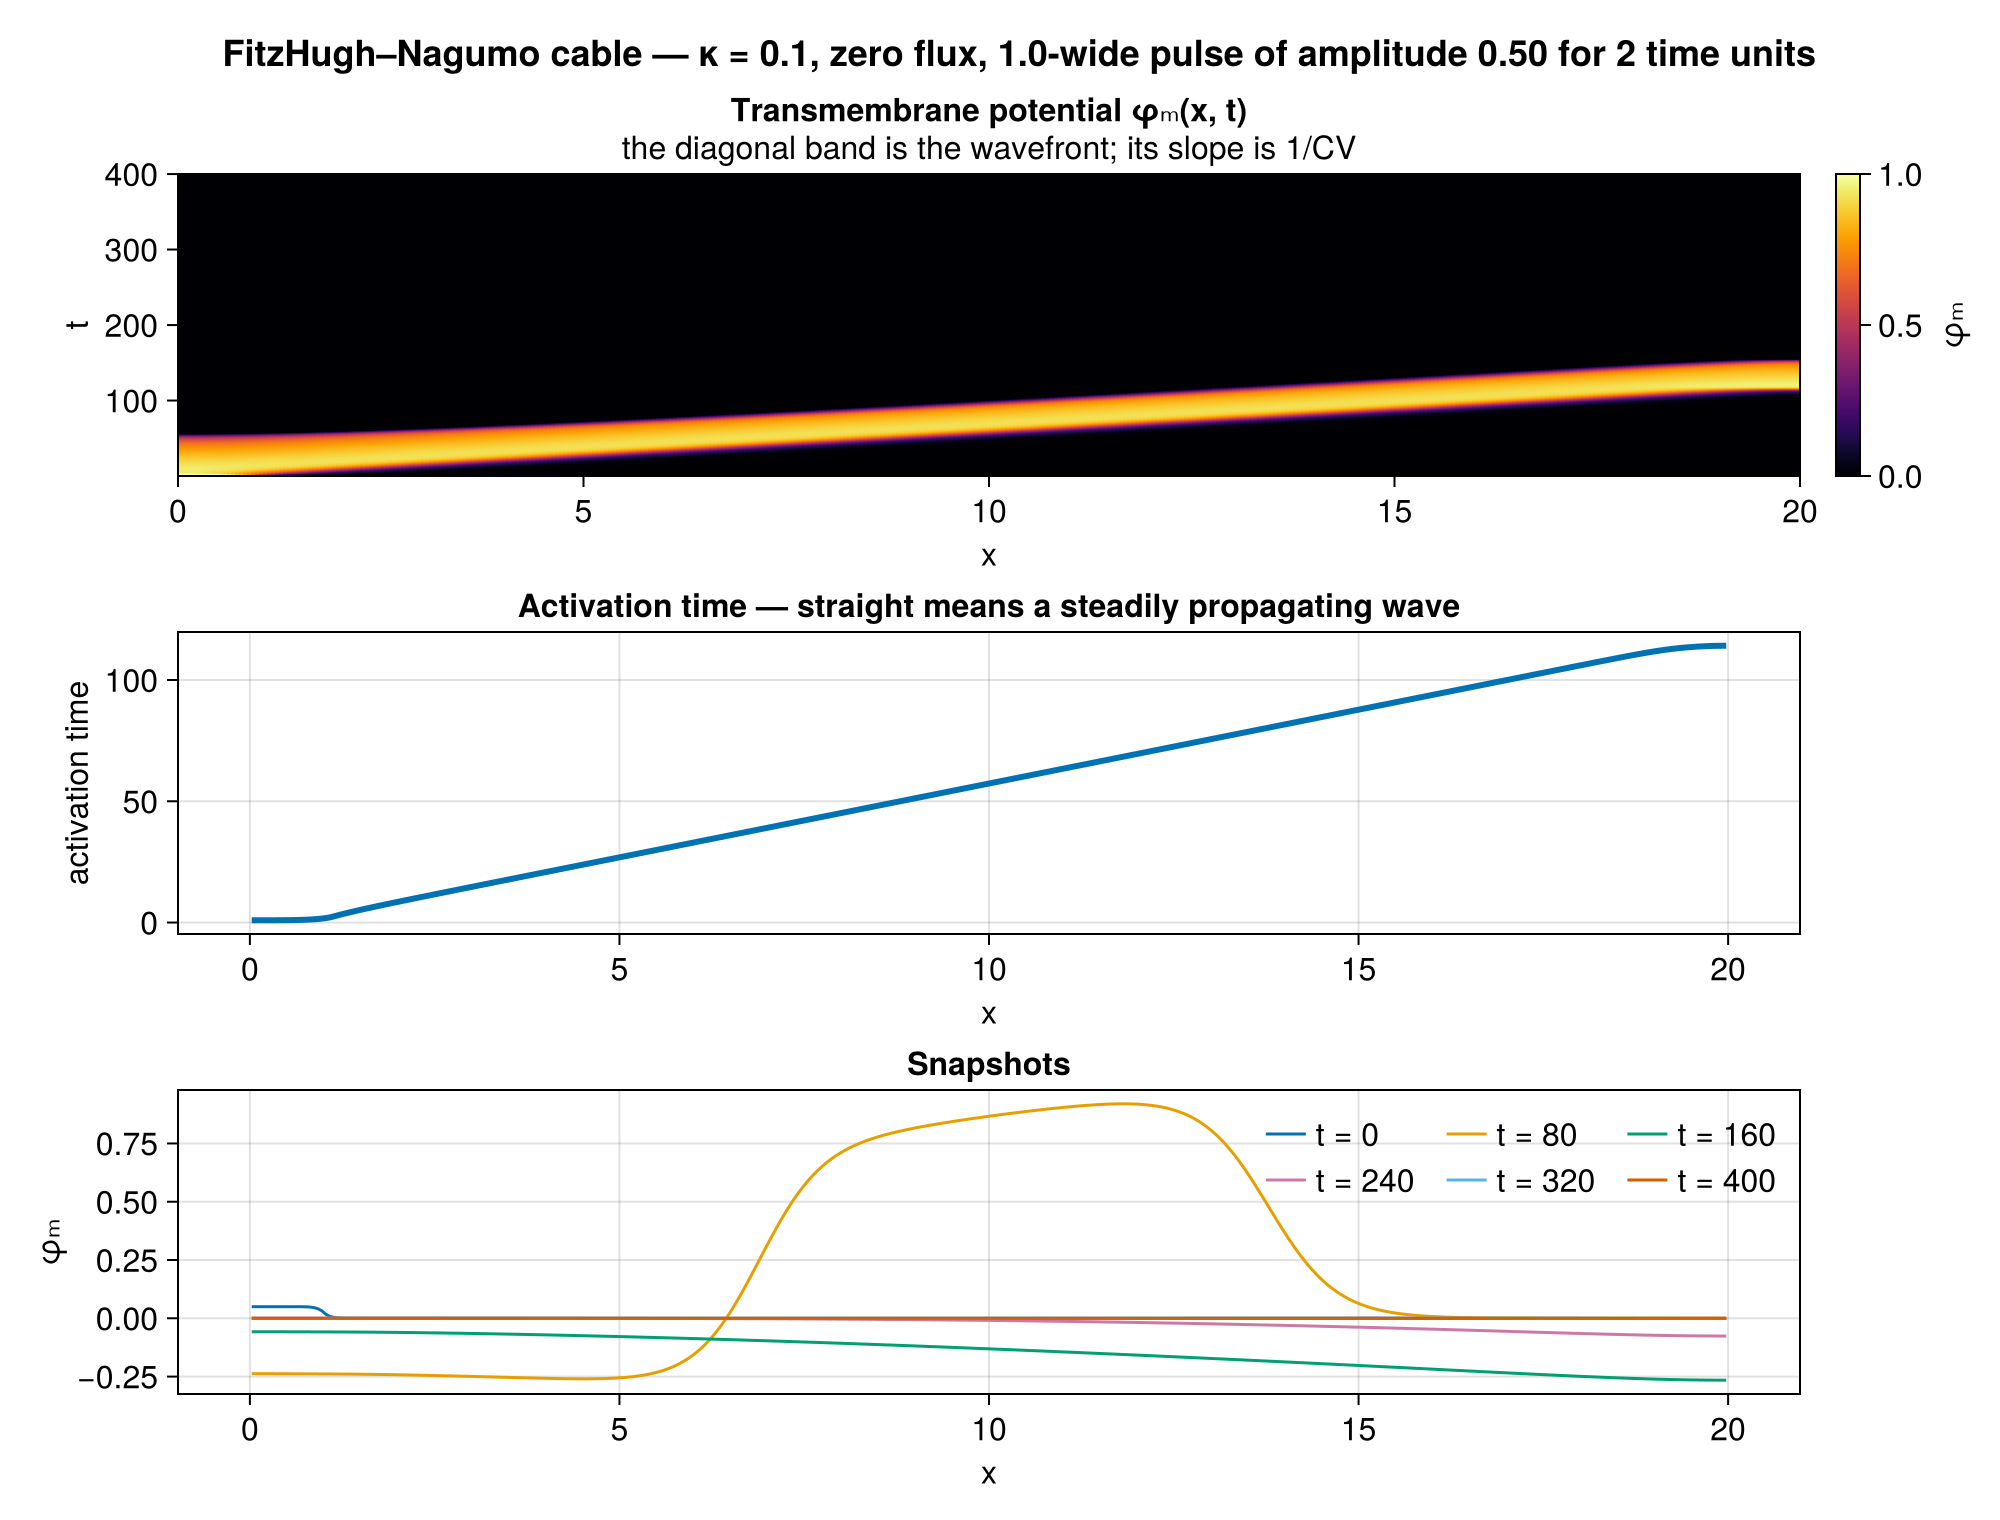

Generate this figure with Julia:
# A propagating action potential on a one-dimensional cable — the smallest complete
# Lightning problem, and the shape every larger one keeps.
#
#   χCₘ∂ₜφₘ = ∇⋅κ∇φₘ + χ(Iᵢₒₙ + Iₛₜᵢₘ),   ∂ₜs = f(φₘ, s)
#
# with FitzHugh–Nagumo kinetics, zero-flux ends, and a brief depolarizing pulse at the left
# end. The pulse pushes the leftmost nodes past FHN's excitation threshold; diffusion carries
# that above threshold at the next nodes, which fire in turn, and the result is a wave
# travelling at a speed set by the kinetics and κ rather than by anything imposed.
#
# The five lines that matter are the pipeline itself:
#
#   model = MonodomainModel(; κ, ion, stim)                    the continuous problem
#   split = ReactionDiffusionSplit(model)                      how to split it
#   f     = semidiscretize(split, FiniteDifferenceDiscretization(), grid)
#   prob  = OperatorSplittingProblem(f, create_initial_condition(f), tspan)
#   integ = init(prob, LieTrotterGodunov((Euler(), Euler())); dt)
#
# Run with:  julia --project=examples -t auto examples/cable_1d.jl

using Pkg
Pkg.activate(@__DIR__)

using Lightning
using CytoZoo: FHNModel
using OrdinaryDiffEqLowOrderRK: Euler
using CairoMakie, Printf

#--------------------------------------------------------------------------------# Problem

const L = 20.0                # cable length
const NCELLS = 400
const κ = 0.1                 # conductivity; χ = Cₘ = 1, so the diffusivity is κ itself
const DT = 0.005
const TEND = 400.0

const STIM_AMPLITUDE = 0.5    # positive is depolarizing — see AbstractStimulationProtocol
const STIM_WIDTH = 1.0
const STIM_DURATION = 2.0
const THRESHOLD = 0.5         # φₘ runs over roughly [0, 1]; halfway marks activation
const SAMPLE_EVERY = 20       # store φₘ every 0.1 time units for the space-time map

"""
Assemble the cable: zero-flux grid, FHN kinetics, and a brief pulse at the left end.

`nonzero_intervals` lets the diffusion right-hand side skip the stimulus evaluation
entirely once the pulse is over, which is 99.5% of this run. FHN's own stimulus stays at
its zero default: in tissue the stimulus belongs to the diffusion half, and the two sign
conventions are opposite.
"""
function build_cable()
    grid = CartesianGrid(((0.0, L),), (NCELLS,); bc=((Neumann(), Neumann()),))
    stim = TransmembraneStimulationProtocol(
        (x, t) -> (t <= STIM_DURATION && x[1] <= STIM_WIDTH) ? STIM_AMPLITUDE : 0.0;
        nonzero_intervals=((0.0, STIM_DURATION),),
    )
    model = MonodomainModel(; κ, ion=FHNModel(), stim)
    return semidiscretize(
        ReactionDiffusionSplit(model), FiniteDifferenceDiscretization(), grid
    )
end

"""
Step the cable to `TEND`, recording the first threshold crossing at every node and a
snapshot of φₘ every `SAMPLE_EVERY` steps.

The operator-splitting integrator does not implement the SciML solution interface, so
output is driven by stepping it directly (`SciMLIterators.TimeChoiceIterator` is the other
option when the sample times are known in advance).
"""
function run_cable(f)
    integrator = init(
        OperatorSplittingProblem(f, create_initial_condition(f), (0.0, TEND)),
        LieTrotterGodunov((Euler(), Euler()));
        dt=DT,
    )

    activation = fill(NaN, NCELLS)
    frames = Vector{Float64}[]
    times = Float64[]
    nstep = 0

    while integrator.t < TEND - DT / 2
        step!(integrator, DT, true)
        nstep += 1
        φ = getvariable(integrator.u, f, :φₘ)
        @inbounds for i in eachindex(activation)
            isnan(activation[i]) && φ[i] > THRESHOLD && (activation[i] = integrator.t)
        end
        if nstep % SAMPLE_EVERY == 0
            push!(frames, collect(φ))
            push!(times, integrator.t)
        end
    end

    return (; activation, frames, times, φ_final=collect(getvariable(integrator.u, f, :φₘ)))
end

#--------------------------------------------------------------------------------# Reporting

function report(result, xs)
    activated = count(!isnan, result.activation)
    @printf "  %d/%d nodes activated\n" activated NCELLS
    if activated == NCELLS
        cv = (xs[end] - xs[1]) / (result.activation[end] - result.activation[1])
        @printf "  activation %.2f → %.2f, conduction velocity %.4f length units per time unit\n" result.activation[1] result.activation[end] cv
        @printf "  monotone in x: %s\n" all(>=(0), diff(result.activation))
    end
    lo, hi = extrema(result.φ_final)
    @printf "  final φₘ ∈ [%.4f, %.4f]\n" lo hi
    return nothing
end

function figure(result, xs, path)
    fig = Figure(; size=(1000, 760), fontsize=16)

    ax1 = Axis(
        fig[1, 1];
        xlabel="x",
        ylabel="t",
        title="Transmembrane potential φₘ(x, t)",
        subtitle="the diagonal band is the wavefront; its slope is 1/CV",
    )
    hm = heatmap!(
        ax1,
        xs,
        result.times,
        reduce(hcat, result.frames);
        colormap=:inferno,
        colorrange=(0, 1),
    )
    Colorbar(fig[1, 2], hm; label="φₘ")

    ax2 = Axis(
        fig[2, 1];
        xlabel="x",
        ylabel="activation time",
        title="Activation time — straight means a steadily propagating wave",
    )
    lines!(ax2, xs, result.activation; linewidth=3, color=Makie.wong_colors()[1])

    ax3 = Axis(fig[3, 1]; xlabel="x", ylabel="φₘ", title="Snapshots")
    for k in round.(Int, range(1, length(result.frames); length=6))
        lines!(ax3, xs, result.frames[k]; label=@sprintf("t = %.0f", result.times[k]))
    end
    axislegend(ax3; position=:rt, framevisible=false, nbanks=3)

    Label(
        fig[0, 1:2],
        @sprintf(
            "FitzHugh–Nagumo cable — κ = %.3g, zero flux, %.1f-wide pulse of amplitude %.2f for %.0f time units",
            κ,
            STIM_WIDTH,
            STIM_AMPLITUDE,
            STIM_DURATION
        );
        fontsize=18,
        font=:bold,
    )
    rowgap!(fig.layout, 8)

    save(path, fig)
    return path
end

#--------------------------------------------------------------------------------

f = build_cable()
xs = [x[1] for x in node_coordinates(f)]

Δx = L / NCELLS
nstates = solution_size(f) ÷ num_nodes(f)
@printf "1D FHN cable: %d nodes over %.0f length units, Δx = %.4f, dt = %.4f, %d states\n" NCELLS L Δx DT nstates

result = run_cable(f)
report(result, xs)
@printf "figure: %s\n" figure(result, xs, joinpath(@__DIR__, "cable_1d.png"))
